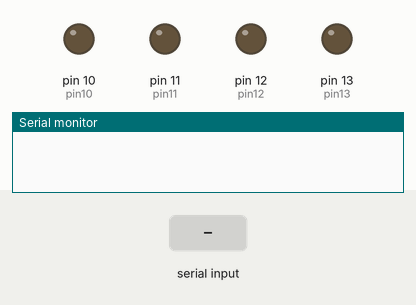
Recording of a sketch running on a simulated Arduino Uno, built with avr-gcc and run on an emulated ATmega328P. On the bench: output pins drawn as LEDs (lit = HIGH), the last lines printed to the serial monitor. The inputs (shaded band) are chosen by the test bench.

Above: at 1.2 s.
1.3 s: "0" received over Serial
At 2.0 s:
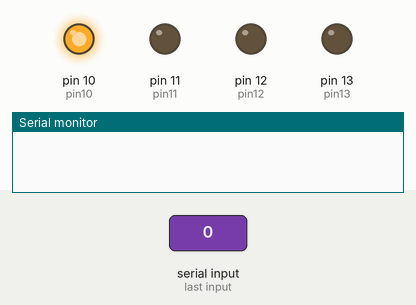
3.8 s: "1" received over Serial
At 4.6 s:
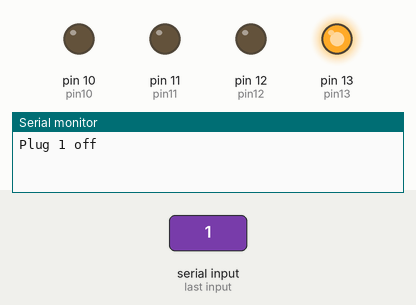
6.3 s: "3" received over Serial
At 7.0 s:
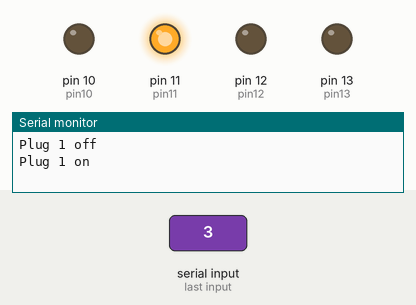
8.8 s: "4" received over Serial
At 9.6 s:
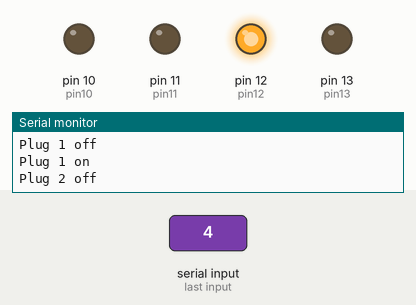
Timing chart, 0 to 11.8 s (numbered marks = the images above; inputs shaded):
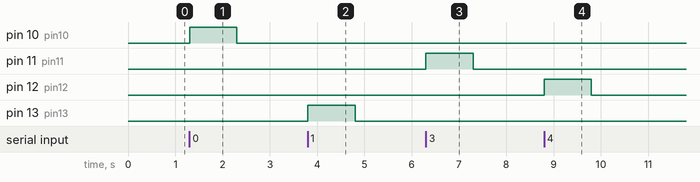

The sketch:

main.ino.ino
```cpp
const int pin13 =  13;      //pin for 1 On
const int pin12 =  12;      //pin for 2 On
const int pin11 =  11;      //pin for 2 Off
const int pin10 =  10;      //pin for 1 Off

int input = 0;        //the input recieved (which plug and to turn off or on)
int state = 0;        //input recieved, run once
void setup() {
    pinMode(pin13, OUTPUT);
    pinMode(pin12, OUTPUT);
    pinMode(pin11, OUTPUT);
    pinMode(pin10, OUTPUT);
    digitalWrite(pin13, LOW);
    digitalWrite(pin12, LOW);
    digitalWrite(pin11, LOW);
    digitalWrite(pin10, LOW);
    Serial.begin(9600); // Default connection rate for my BT module
}
void loop() {
    if(Serial.available() > 0){
      input = Serial.read();
      state=0;
    }
    //Plug 1 Off
    if (input == '0') {
        if(state == 0){
          digitalWrite(pin10, HIGH);
          delay(1000);
          digitalWrite(pin10, LOW);
          Serial.println("Plug 1 off");
          state = 1;
        }
    }
    //Plug 1 On
    else if (input == '1') {
        if(state == 0){
          digitalWrite(pin13, HIGH);
          delay(1000);
          digitalWrite(pin13, LOW);
          Serial.println("Plug 1 on");
          state = 1;
        }
    }

    //Plug 2 Off
    if (input == '3') {
        if(state == 0){
          digitalWrite(pin11, HIGH);
          delay(1000);
          digitalWrite(pin11, LOW);
          Serial.println("Plug 2 off");
          state = 1;
        }
    }
    //Plug 2 On
    else if (input == '4') {
        if(state == 0){
          digitalWrite(pin12, HIGH);
          delay(1000);
          digitalWrite(pin12, LOW);
          Serial.println("Plug 2 on");
          state = 1;
        }
    }
}
```

Measured:
- after the input at 1.3 s, pin 10 (pin10): LOW → HIGH at once, → LOW 1.0 s later
- after the input at 3.8 s, pin 13 (pin13): LOW → HIGH at once, → LOW 1.0 s later
- after the input at 6.3 s, pin 11 (pin11): LOW → HIGH at once, → LOW 1.0 s later
- after the input at 8.8 s, pin 12 (pin12): LOW → HIGH at once, → LOW 1.0 s later
